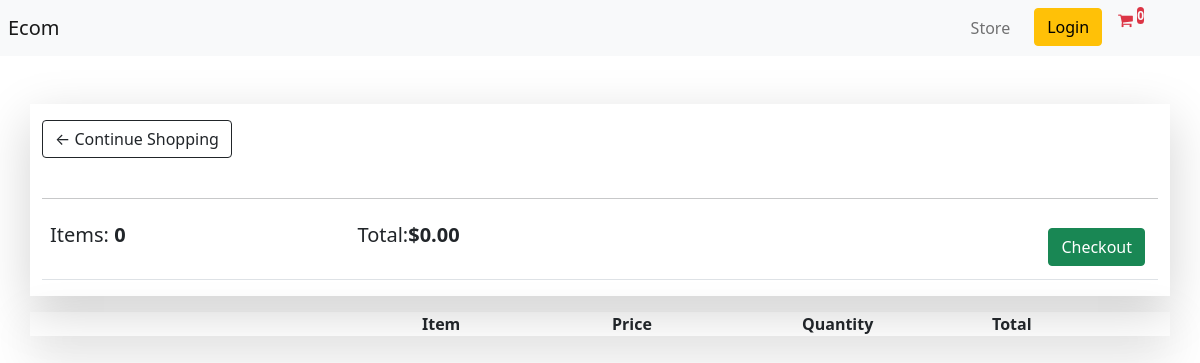
The app's page /cart/ (signed in), older data.
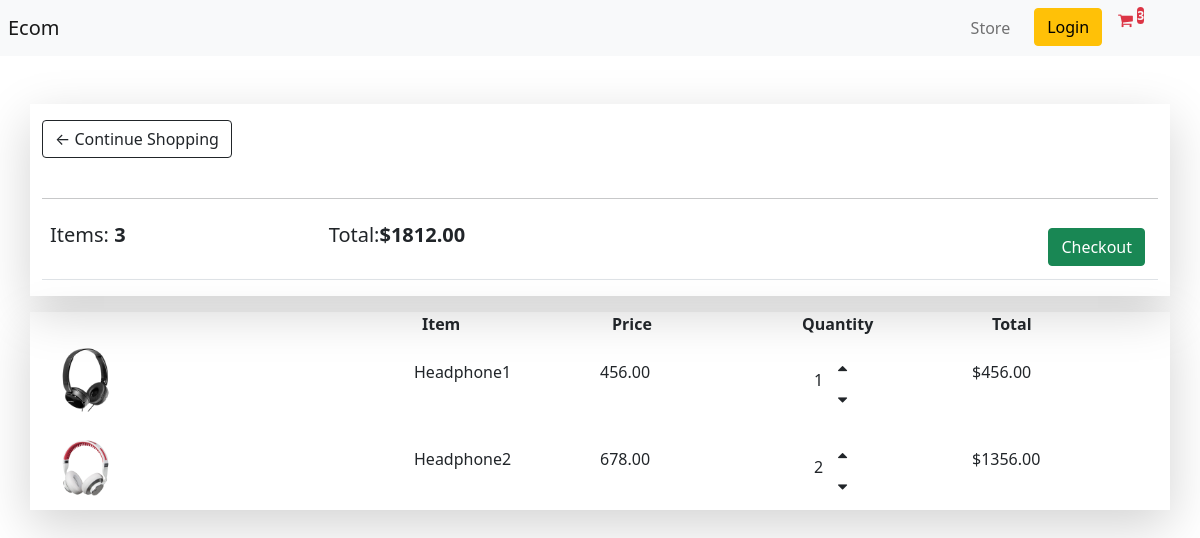
The same page, newer data.
### store/models.py (models this page shows, shortened)
class Order (models.Model):
    customer = models.ForeignKey(Customer, on_delete= models.SET_NULL, null=True, blank=True)
    complete = models.BooleanField(default=False)
    date_ordered = models.DateTimeField(auto_now_add=True)
    transaction_id = models.CharField(max_length=100, null=True)
    @property
    def get_cart_total(self):
        orderitems = self.orderitem_set.all()
        total = sum ([item.get_total for item in orderitems])
        return total
    @property
    def get_cart_items(self):
        orderitems = self.orderitem_set.all()
        total = sum ([item.quantity for item in orderitems])
        return total

class OrderItem(models.Model):
    product = models.ForeignKey(Product, on_delete=models.SET_NULL, null=True)
    order = models.ForeignKey(Order, on_delete = models.SET_NULL, null=True)
    quantity= models.IntegerField(default=0, null=True, blank=True)
    date_added = models.DateTimeField(auto_now_add=True)
    @property
    def get_total(self):
        total = self.product.price * self.quantity
        return total

class Product (models.Model):
    name = models.CharField(max_length=200)
    price = models.DecimalField(max_digits=7, decimal_places=2)
    digital = models.BooleanField(default=False, null=True, blank=True)
    image = models.ImageField(null=True, blank= True)
    @property
    def imageURL(self):
        try:
             url = self.image.url
        except:
            url = ''
        return url

### store/views.py (the view)
# urls.py: path('cart/', views.cart, name="cart"),
def cart(request):
	data = cartData(request)
	cartItems = data['cartItems']
	order = data['order']
	items = data['items']
	context = {'items': items, 'order': order, 'cartItems': cartItems}
	return render(request, 'store/cart.html', context)

### store/utils.py (called while the page is built)
def cartData(request):
    if request.user.is_authenticated:
        customer = Customer.objects.filter(id = request.user.id).first()
        order, created = Order.objects.get_or_create(customer=customer, complete= False)
        items = order.orderitem_set.all()
        cartItems = order.get_cart_items
    else:
        cookieData = cookieCart(request)
        cartItems = cookieData['cartItems']
        order = cookieData['order']
        items = cookieData['items']
    return{'cartItems': cartItems, 'order': order, 'items': items}

### store/templates/store/cart.html
{% extends 'store/main.html' %}
{% load static %}
{% block content %}
<div class="row mt-5">
    <div class="col-lg-12 shadow-lg">
        <a class="btn btn-outline-dark mt-3" href="{% url 'store' %}">&#x2190; Continue Shopping</a>
        <br>
        <br>
        <hr>
        <table class="table">
            <tr>
                <th>
                    <h5>Items: <strong>{{order.get_cart_items}}</strong></h5>
                </th>
                <th>
                    <h5>Total:<strong>${{order.get_cart_total|floatformat:2}}</strong></h5>
                </th>
                <th>
                    <a style="float:right; margin:5px;" class="btn btn-success" href="{% url 'checkout' %}">Checkout</a>
                </th>
            </tr>
        </table>
    </div>
</div>
<div class="row shadow-lg mt-3">
    <div class="col-lg-4"></div>
    <div class="col-lg-2"><strong>Item</strong></div>
    <div class="col-lg-2"><strong>Price</strong></div>
    <div class="col-lg-2"><strong>Quantity</strong></div>
    <div class="col-lg-2"><strong>Total</strong></div>
    {% for item in items %}
    <div class="row d-flex">
        <div class="col-lg-4"><img src="{{item.product.imageURL}}" class="img-fluid w-25"></div>
        <div class="col-lg-2 mt-4">
            <p>{{item.product.name}}</p>
        </div>
        <div class="col-lg-2 mt-4">
            <p>{{item.product.price|floatformat:2}}</p>
        </div>
        <div class="col-lg-2 mt-4">
            <div class="row ms-3">
                <div class="col-lg-1 mt-2">
                    <p>{{item.quantity}}</p>
                </div>
                <div class="col-lg-1  m-0">
                    <p class="m-0 pt-0 update-cart" data-product="{{item.product.id}}" data-action="add"><i class="fa fa-sort-asc" aria-hidden="true" ></i></p>
                    <p class="m-0 pt-0 update-cart" data-product="{{item.product.id}}" data-action="remove"><i class="fa fa-sort-desc " aria-hidden="true"></i></p>
                </div>
            </div>
        </div>
        <div class="col-lg-2 mt-4">
            <p>${{item.get_total}}</p>
        </div>
    </div>
    {% endfor %}
</div>
{% endblock content %}

### store/templates/store/main.html (shortened to what this page needs)
<!DOCTYPE html>
{% load static %}
<html lang="en">
<head>
    <link href="https://cdn.jsdelivr.net/npm/bootstrap@5.0.2/dist/css/bootstrap.min.css" rel="stylesheet"
>
    <link rel="stylesheet" href="https://cdnjs.cloudflare.com/ajax/libs/font-awesome/4.7.0/css/font-awesome.min.css" />
</head>
<body>
    <nav class="navbar navbar-expand-lg navbar-light bg-light">
        <a class="navbar-brand ms-2" href="{% url 'store' %}">Ecom</a>
        <div class="collapse navbar-collapse" id="navbarNav">
            <ul class="navbar-nav ms-auto me-5">
                <li class="nav-item active">
                    <a class="nav-link mx-2" href="{% url 'store' %}">Store <span class="sr-only">(current)</span></a>
                </li>
                <li>
                    <a href="#" class="btn btn-warning mx-2">Login</a>
                </li>
                <li>
                    <a class="mx-2 text-decoration-none" href="{% url 'cart' %}">
                        <i class="fa fa-shopping-cart  text-danger" aria-hidden="true"></i>
                        <sup class="bg-danger rounded text-light fw-bold">{{cartItems}}</sup>
                    </a>
                </li>
            </ul>
        </div>
    </nav>
    <div class="container">
        {% block content %}
        {% endblock content %}
    </div>
</body>
</html>

Row changes from the older to the newer data that the page shows:
computed for Order: get_cart_items "0" → "3"; get_cart_total "0.00" → "1812.00"
added OrderItem: product.imageURL (picture), product.name "Headphone1", product.price "456.00", quantity "1", get_total "456.00"
added OrderItem: product.imageURL (picture), product.name "Headphone2", product.price "678.00", quantity "2", get_total "1356.00"
Text that changed along with them:
{{ cartItems }}: "0" → "3"
